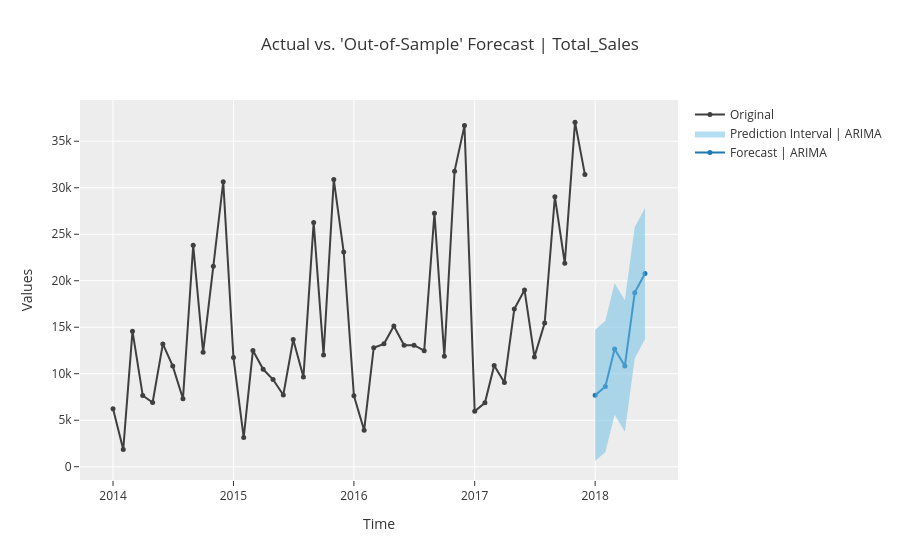
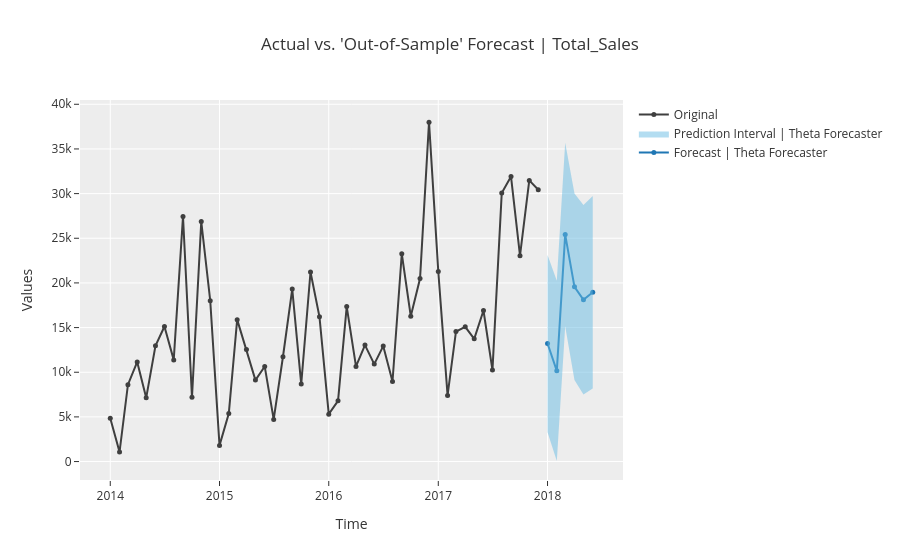
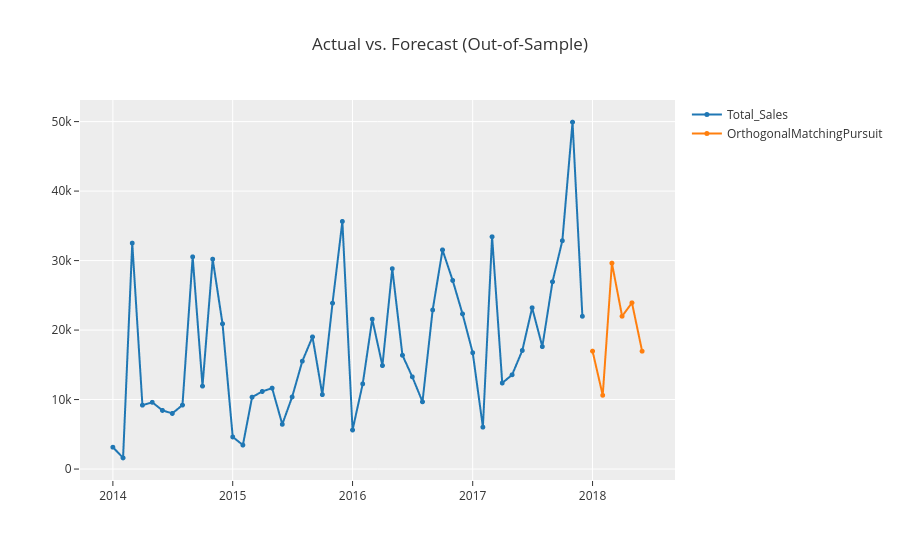

The notebook cell these images were saved under, in order:
### Code cell
# Plot forecast vs aktual untuk masing-masing kategori
print("=== Evaluasi Furniture ===")
exp_furniture.plot_model(final_fur, plot='forecast')

print("=== Evaluasi Office Supplies ===")
exp_office.plot_model(final_off, plot='forecast')

print("=== Evaluasi Technology ===")
exp_technology.plot_model(final_tech, plot='forecast')
